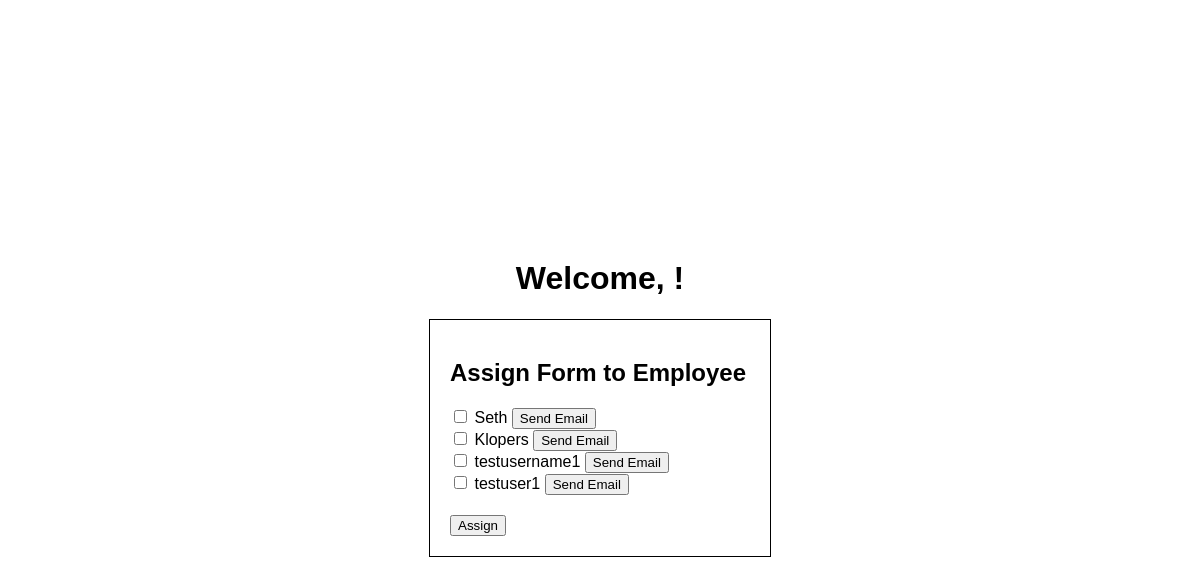
Page /form_assign/20/ on the committed database.
### formapp/models.py (models this page shows)
class Employee(models.Model):
    user = models.OneToOneField(User, on_delete=models.CASCADE)

### formapp/views.py (the view)
# urls.py: path('form_assign/<int:form_id>/', views.form_assignment, name='form_assignment'),
def form_assignment(request, form_id=None):
    if form_id is not None:
        form = get_object_or_404(Form, id=form_id)
        if request.method == 'POST':
            if 'send_email' in request.POST:
                employee_id = request.POST['send_email']
                try:
                    employee = Employee.objects.get(id=employee_id)
                    send_assignment_email(form, employee)
                    return redirect('admin_dashboard')
                except Employee.DoesNotExist:
                    return HttpResponse("Invalid employee id provided", status=400)
            employee_ids = request.POST.getlist('employees')
            employees = Employee.objects.filter(id__in=employee_ids)
            if employees:
                form.assigned_employees.add(*employees)
                return redirect('admin_dashboard')
            else:
                return HttpResponse("Invalid employee id(s) provided", status=400)
        else:
            employees = Employee.objects.all()
            return render(request, 'formapp/form_assignment.html', {'form': form, 'employees': employees})
    else:
        forms = Form.objects.all()
        return render(request, 'formapp/form_assignment.html', {'forms': forms})

### formapp/templates/formapp/form_assignment.html (shortened to what this page needs)
<!DOCTYPE html>
{% load static %}
<html>
<head>
</head>
<body>
    <h1>Welcome, {{ admin_name }}!</h1>
    {% if forms %}
        <h2>Select a Form to Assign</h2>
        {% for form in forms %}
            <div>
                <a href="{% url 'form_assignment' form.id %}">{{ form.title }}</a>
            </div>
        {% endfor %}
    {% else %}
        <form id="assign-form" method="post">
            <h2>Assign Form to Employee</h2>
            {% for employee in employees %}
                <div>
                    <input type="checkbox" name="employees" value="{{ employee.id }}" id="employee{{ employee.id }}">
                    <label for="employee{{ employee.id }}">{{ employee.user.username }}</label>
                    <button type="submit" name="send_email" value="{{ employee.id }}">Send Email</button>
                </div>
            {% endfor %}
            <input type="submit" value="Assign">
        </form>
    {% endif %}
</body>
</html>

### formapp/templates/formapp/form_assignment.html (style rules this page uses)
body { display: flex; flex-direction: column; align-items: center; justify-content: center; height: 100vh; font-family: Arial, sans-serif; }
form { border: 1px solid #000; padding: 20px; width: 300px; margin-bottom: 20px; }
input[type="submit"] { margin-top: 20px; }

### rows in the picture
Employee: user.username "Seth", {{ employee.id }} 6 (drawn)
Employee: user.username "Klopers", {{ employee.id }} 11 (drawn)
Employee: user.username "testusername1", {{ employee.id }} 12 (drawn)
Employee: user.username "testuser1", {{ employee.id }} 13 (drawn)
